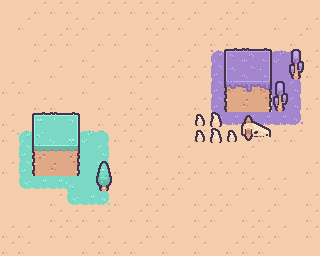

Below is a game level as drawn by its tile map, then a one-line description and the .tmx file that defines it, in full:
An orthogonal 20x16 tile map with 16x16 px tiles, 2 tile layers (Background, Objects).

<map version="1.10" tiledversion="1.12.1" orientation="orthogonal" renderorder="right-down" width="20" height="16" tilewidth="16" tileheight="16" infinite="0" nextlayerid="3" nextobjectid="1">
 <tileset firstgid="1" name="tilemap_packed" tilewidth="16" tileheight="16" tilecount="234" columns="18">
  <image source="tilemap_packed.png" width="288" height="208" />
 </tileset>
 <layer id="1" name="Background" width="20" height="16">
  <data encoding="csv">
65,65,66,66,66,65,66,66,66,66,66,65,66,65,66,66,65,65,65,65,
65,66,65,65,66,66,65,65,65,66,66,66,65,66,66,65,65,66,65,66,
65,65,66,66,66,65,66,66,65,66,65,65,66,66,66,65,65,65,66,65,
65,65,66,65,65,66,65,65,65,66,65,66,65,91,65,91,92,92,93,66,
65,65,65,66,65,66,65,66,66,66,66,66,66,109,65,109,110,110,111,66,
66,66,65,65,65,66,65,65,66,65,65,65,65,109,92,127,128,110,111,65,
65,65,66,66,65,65,66,65,66,66,65,65,66,109,110,111,65,110,111,66,
66,65,65,65,66,65,66,66,66,66,65,66,65,127,128,128,128,128,129,65,
66,96,97,98,96,97,98,66,66,65,65,65,66,65,65,65,66,66,66,65,
65,114,96,97,98,115,116,65,66,66,65,66,65,65,65,66,65,65,65,65,
66,114,114,115,96,115,116,66,65,66,65,66,66,66,66,66,65,65,65,66,
65,132,133,133,100,115,116,65,65,66,66,66,65,65,65,66,66,66,65,65,
65,65,65,66,132,133,134,66,65,66,66,65,66,66,66,65,65,66,65,66,
65,65,65,66,66,66,66,65,66,66,65,65,66,66,65,66,66,65,65,66,
66,66,65,66,66,65,66,65,65,66,66,65,66,65,65,66,66,66,65,66,
66,66,65,65,65,66,66,66,66,65,66,65,66,65,66,66,66,65,65,65
</data>
 </layer>
 <layer id="2" name="Objects" width="20" height="16">
  <data encoding="csv">
0,0,0,0,0,0,0,0,0,0,0,0,0,0,0,0,0,0,0,0,
0,0,0,0,0,0,0,0,0,0,0,0,0,0,0,0,0,0,0,0,
0,0,0,0,0,0,0,0,0,0,0,0,0,0,0,0,0,0,0,0,
0,0,0,0,0,0,0,0,0,0,0,0,0,0,1,2,3,0,58,0,
0,0,0,0,0,0,0,0,0,0,0,0,0,0,19,20,21,0,76,0,
0,0,0,0,0,0,0,0,0,0,0,0,0,0,37,38,39,58,0,0,
0,0,0,0,0,0,0,0,0,0,0,0,0,0,55,56,57,76,0,0,
0,0,6,7,8,0,0,0,0,0,0,0,83,84,0,67,68,0,0,0,
0,0,24,25,26,0,0,0,0,0,0,0,83,84,83,85,86,0,0,0,
0,0,42,43,44,0,0,0,0,0,0,0,0,0,0,0,0,0,0,0,
0,0,55,56,57,0,63,0,0,0,0,0,0,0,0,0,0,0,0,0,
0,0,0,0,0,0,81,0,0,0,0,0,0,0,0,0,0,0,0,0,
0,0,0,0,0,0,0,0,0,0,0,0,0,0,0,0,0,0,0,0,
0,0,0,0,0,0,0,0,0,0,0,0,0,0,0,0,0,0,0,0,
0,0,0,0,0,0,0,0,0,0,0,0,0,0,0,0,0,0,0,0,
0,0,0,0,0,0,0,0,0,0,0,0,0,0,0,0,0,0,0,0
</data>
 </layer>
</map>
